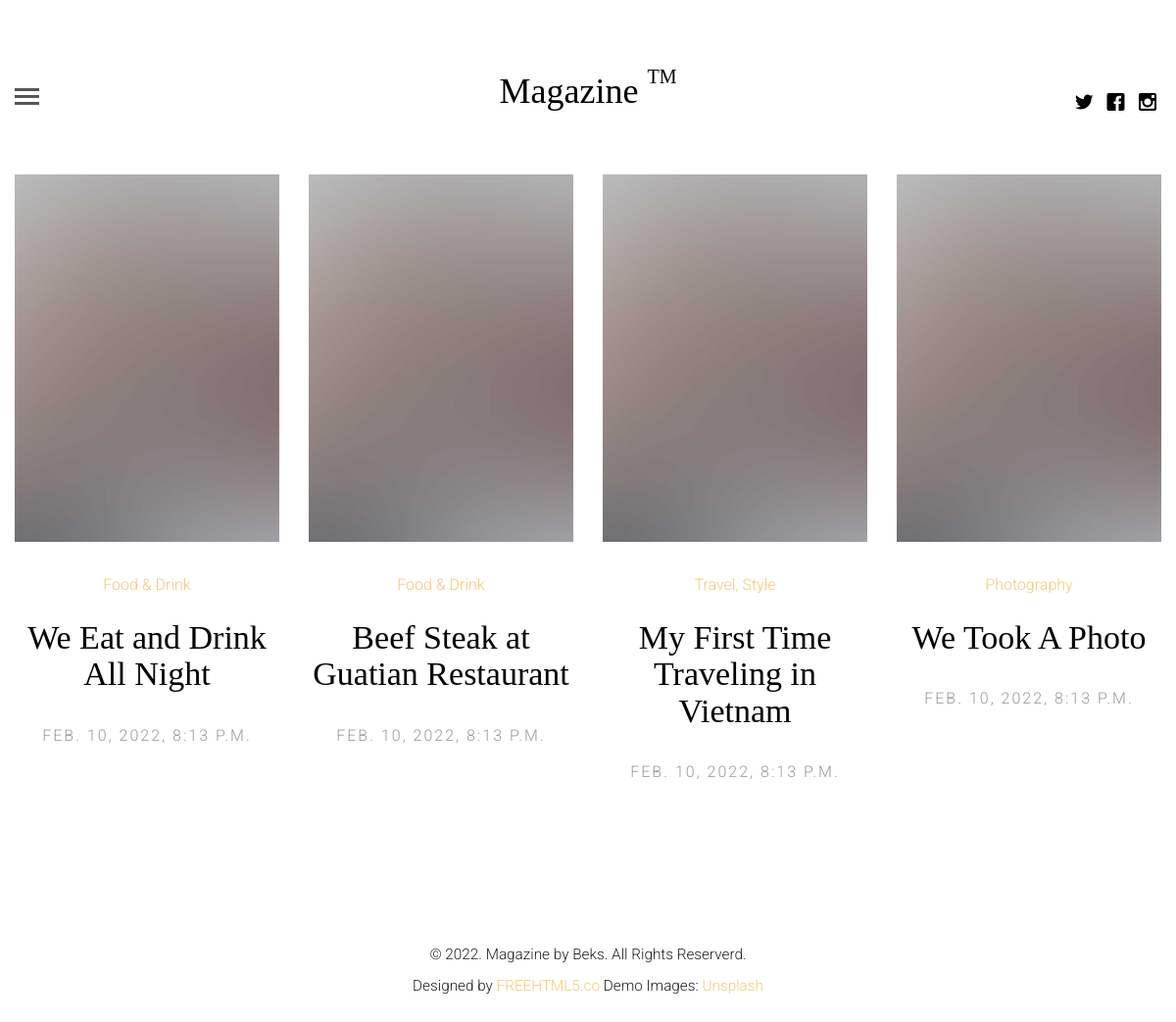
The app's page /articles/ with its own data.
### apps/articles/models.py (models this page shows, shortened)
class Article(models.Model):
    title = models.CharField(max_length=255)
    description = models.TextField(verbose_name='Описание')
    category = models.ForeignKey(to=ArticleCategory, on_delete=models.CASCADE,
                                 related_name='articles')  # related_name - для обращения из категории к публикациям
    created_at = models.DateTimeField(default=timezone.now())
    updated_at = models.DateTimeField(default=timezone.now())
    class Meta:
        verbose_name = 'Публикация'
        verbose_name_plural = 'Публикации'

class ArticleCategory(models.Model):
    title = models.CharField(max_length=100, unique=True)
    class Meta:
        verbose_name = 'Категории'  # эти названия будут показывать в админ панели
        verbose_name_plural = 'Категории'

### apps/articles/views.py (the view)
# urls.py: path('articles/', ArticleListView.as_view(), name='articles'),  # Показ всех публикаций
class ArticleListView(generic.TemplateView):
    template_name = 'index.html'
    def get_context_data(self, **kwargs):
        context = dict()
        context['article_list'] = Article.objects.all()
        context['category_list'] = ArticleCategory.objects.all()
        return context

### templates/index.html
{% extends "base.html" %}
{% load static %}
{% block content %}
	<div class="container-fluid">
		<div class="row fh5co-post-entry">
			{% for article in article_list %}
			<article class="col-lg-3 col-md-3 col-sm-3 col-xs-6 col-xxs-12 animate-box">
				<figure>
					<a href="{% url 'article-detail-url' article.id %}"><img src="{% static 'images/pic_1.jpg' %}" alt="Image" class="img-responsive"></a>
				</figure>
				<span class="fh5co-meta"><a href="{% url 'article-detail-url' article.id %}">{{article.category.title}}</a></span>
				<h2 class="fh5co-article-title"><a href="{% url 'article-detail-url' article.id %}">{{article.title}}</a></h2>
				<span class="fh5co-meta fh5co-date">{{article.created_at}}</span>
			</article>
			{% endfor %}
		</div>
	</div>
{% endblock %}

### templates/base.html (shortened to what this page needs)
<!DOCTYPE html>
{% load static %}
 <html class="no-js">
<head>
	<link rel="stylesheet" href="{% static 'css/animate.css' %}">
	<link rel="stylesheet" href="{% static 'css/icomoon.css' %}">
	<link rel="stylesheet" href="{% static 'css/bootstrap.css' %}">
	<link rel="stylesheet" href="{% static 'css/style.css' %}">
	</head>
<body>
	<header id="fh5co-header">
		<div class="container-fluid">
			<div class="row">
				<a href="#" class="js-fh5co-nav-toggle fh5co-nav-toggle"><i></i></a>
				<ul class="fh5co-social">
					<li><a href="#"><i class="icon-twitter"></i></a></li>
					<li><a href="#"><i class="icon-facebook"></i></a></li>
					<li><a href="#"><i class="icon-instagram"></i></a></li>
				</ul>
				<div class="col-lg-12 col-md-12 text-center">
					<h1 id="fh5co-logo"><a href="{% url 'articles' %}">Magazine <sup>TM</sup></a></h1>
				</div>
			</div>
		</div>
	</header>
{% block content %}
{% endblock %}
</body>
{% block footer %}
<footer id="fh5co-footer">
		<p><small>&copy; 2022. Magazine by Beks. All Rights Reserverd. <br> Designed by <a href="http://freehtml5.co" target="_blank">FREEHTML5.co</a>  Demo Images: <a href="http://unsplash.com/" target="_blank">Unsplash</a></small></p>
	</footer>
{% endblock %}
</html>

### assets/css/icomoon.css (style rules this page uses)
[class^="icon-"], [class*=" icon-"] { font-family: 'icomoon' !important; speak: none; font-style: normal; font-weight: normal; font-variant: normal; text-transform: none; line-height: 1; -webkit-font-smoothing: antialiased; -moz-osx-font-smoothing: grayscale; }
.icon-facebook:before { content: "\ea67"; }
.icon-instagram:before { content: "\ea6f"; }
.icon-twitter:before { content: "\ea7c"; }

### assets/css/style.css (style rules this page uses)
html { background: #fff; }
body { font-family: "Roboto", arial, sans-serif; font-size: 18px; font-weight: 300; line-height: 1.8; color: #222; background: #fff; }
a { color: #f7c873; -webkit-transition: 0.5s; -o-transition: 0.5s; transition: 0.5s; }
h1, h2, h3, h4, h5, h6 { font-family: "Playfair Display", times, serif; color: #000; }
p { margin-bottom: 30px; }
#fh5co-header { padding: 3em 3em; float: left; width: 100%; }
@media screen and (max-width: 1200px) { #fh5co-header { padding-left: 15px; padding-right: 15px; } }
#fh5co-header .fh5co-nav-toggle { position: absolute; top: 4.2em; left: 3em; z-index: 99; }
@media screen and (max-width: 1200px) { #fh5co-header .fh5co-nav-toggle { top: 4em; left: 15px; } }
#fh5co-header .fh5co-social { position: absolute !important; right: 3em !important; top: 3.2em; z-index: 99; -webkit-transition: 0.5s; -o-transition: 0.5s; transition: 0.5s; }
@media screen and (max-width: 1200px) { #fh5co-header .fh5co-social { right: 15px !important; top: 3.2em; } }
#fh5co-header #fh5co-logo { text-align: center; }
#fh5co-header #fh5co-logo a { color: #000; }
#fh5co-header #fh5co-logo a sup { font-size: 20px; top: -20px; }
.fh5co-post-entry article { text-align: center; float: left; margin-bottom: 110px; padding-left: 3em; padding-right: 3em; }
@media screen and (max-width: 1200px) { .fh5co-post-entry article { margin-bottom: 80px; padding-left: 15px; padding-right: 15px; } }
.fh5co-post-entry article a img { opacity: 1; -webkit-transition: 0.5s; -o-transition: 0.5s; transition: 0.5s; }
.fh5co-post-entry article figure { margin-bottom: 30px; }
.fh5co-post-entry article h2 { font-family: "Playfair Display", times, serif; font-size: 34px; color: #000; margin-bottom: 30px; }
.fh5co-post-entry article h2 a { color: #000; }
.fh5co-post-entry article .fh5co-meta { font-size: 16px; font-family: "Roboto", arial, sans-serif; color: #999999; margin-bottom: 20px; display: block; }
.fh5co-post-entry article .fh5co-meta.fh5co-date { text-transform: uppercase; letter-spacing: 2px; }
.fh5co-social { padding: 0; margin: 30px 0 0 0; position: relative; }
.fh5co-social li { padding: 0; margin: 0; list-style: none; display: inline; }
.fh5co-social li a { font-size: 20px; padding: 4px; color: #000; }
#fh5co-footer { padding: 3em 0; text-align: center; }
.js .to-animate, .js .to-animate-2, .js .animate-box { opacity: 0; }
.fh5co-nav-toggle { width: 25px; height: 25px; cursor: pointer; text-decoration: none; }
.fh5co-nav-toggle i { position: relative; display: -moz-inline-stack; display: inline-block; zoom: 1; *display: inline; width: 25px; height: 3px; color: #535659; font: bold 14px/.4 Helvetica; text-transform: uppercase; text-indent: -55px; background: #535659; transition: all .2s ease-out; }
.fh5co-nav-toggle i::before, .fh5co-nav-toggle i::after { content: ''; width: 25px; height: 3px; background: #535659; position: absolute; left: 0; -webkit-transition: 0.2s; -o-transition: 0.2s; transition: 0.2s; }
.fh5co-nav-toggle i::before { top: -7px; }
.fh5co-nav-toggle i::after { bottom: -7px; }
.fh5co-nav-toggle { position: absolute; top: 18px; left: 0; z-index: 21; padding: 6px 0 0 0; display: block; margin: 0 auto; display: block; height: 44px; width: 25px; border-bottom: none !important; }

### records on screen
Article: category "Food & Drink", title "We Eat and Drink All Night", created_at "FEB. 10, 2022, 8:13 P.M."
Article: category "Food & Drink", title "Beef Steak at Guatian Restaurant", created_at "FEB. 10, 2022, 8:13 P.M."
Article: category "Travel, Style", title "My First Time Traveling in Vietnam", created_at "FEB. 10, 2022, 8:13 P.M."
Article: category "Photography", title "We Took A Photo", created_at "FEB. 10, 2022, 8:13 P.M."
